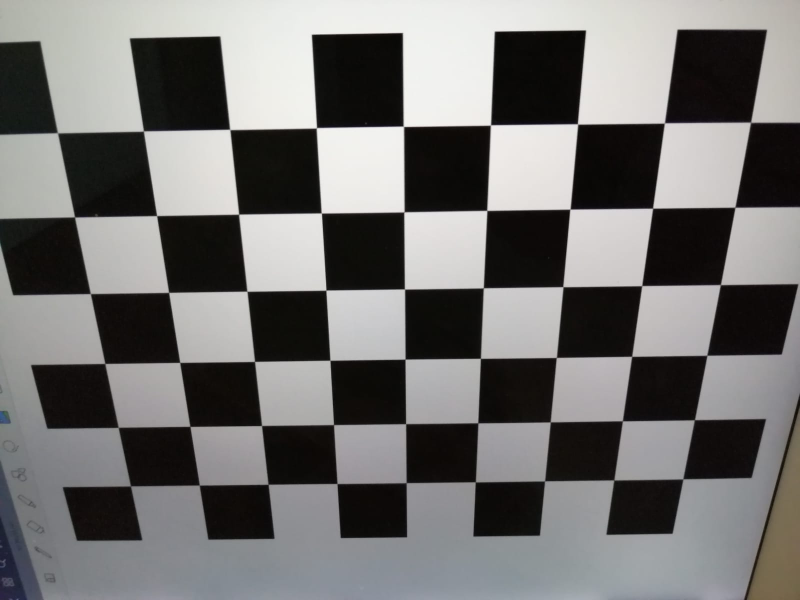
#> input picture ICBV_HW1/chess_board_images_b_w/img_1.jpeg, 1600 x 1200 px (shown at 1/2 size); its folder holds 4 pictures in this run
$ jupyter execute --allow-errors ICBV_HW1.ipynb   (shell and % lines are left out)
#> lines starting #> are read from the running program, lines starting #| are printed output that depends on the picture; after the words box and inside, x2 and y2 are one past the last pixel; in counts of white or black regions, pixels touching at a corner belong together
[cell 1]
import cv2
import matplotlib.pyplot as plt
import numpy as np
from itertools import chain
from IPython.display import display, Math, Markdown
import os
import glob

# Question 1 - Perspective and orthographic projections

[cell 2]
def draw_poly(points,xlim,ylim,title,color):
  '''
  This function draws a polygon on a 2D axes.
  Parameter 'points' is an array of (x,y) coordinates.
  The first point in 'points' is concatenated again to the end of the array, to
  create a closed polygon form.
  '''
  _, ax = plt.subplots(figsize=(3, 3))
  points_axis = list(zip(*points+[points[0]]))
  ax.set_ylabel('Y axis')
  ax.set_xlabel('X axis')
  ax.set_ylim(ylim[0],ylim[1])
  ax.set_xlim(xlim[0],xlim[1])
  ax.set_title(title)
  ax.plot(*points_axis, color=color)
  return ax


def write_points(points):
    display(Markdown("The image points $P_i$ are:"))
    display(Math(r",".join([r"({:.2f},{:.2f})".format(*p)
                            for p in points])))

## Section A

[cell 3]
# =================  Write here the polygon's world points
p_w = np.array([[0.4,2.4,4.0],[-1.8,-3.6,6.0],[1.4,0.4,2.0],[-1.5,0.6,3.0],[2.5,-3.0,5.0]])

print("The polygon points:")
print(p_w)


# =================

# Camera's focal length
f = 1

# Camera's world position
xc=0
yc=0
zc=0


# =================  Change this to the solution of the question (i.e., find the projected points on the image plane)
image_a_pts = np.array([-f * (p_w[:,0]/ p_w[:,2]), -f * (p_w[:,1]/ p_w[:,2])]).T.tolist()
# =================
write_points(image_a_pts)
draw_poly(image_a_pts,[-1,1],[-1,1],'Projection on Camera A\'s Image Plane','red')
#> (the call stopped at in draw_poly, `_, ax = plt.subplots(figsize=(3, 3))`: IPython is not available in this run)

## Section b

[cell 4]
# Camera's focal length
f=1

# Camera's world position
xc=-5
yc=0
zc=4

K_hom = np.array([[-f, 0, 0, 0],[0, -f, 0, 0],[0, 0, 1, 0]])

theta_x = np.radians(0)
theta_y = np.radians(-90)
theta_z = np.radians(-90)

x_rot = np.array([[1,0,0],[0,np.cos(theta_x), -np.sin(theta_x)],[0, np.sin(theta_x),np.cos(theta_x)]])
y_rot = np.array([[np.cos(theta_y),0,np.sin(theta_y)],[0,1,0],[-np.sin(theta_y),0,np.cos(theta_y)]])
z_rot = np.array([[np.cos(theta_z), -np.sin(theta_z),0],[np.sin(theta_z),np.cos(theta_z),0],[0,0,1]])

F = np.dot(z_rot, y_rot)

vec = np.dot(F, np.array([-xc, -yc, -zc]))

F_hom = np.zeros((4,4))
F_hom[3,3] = 1
F_hom[0:3,3] = vec
F_hom[0:3,0:3] = F

M = np.dot(K_hom,F_hom)

p_w_hom = np.ones((4,5))
p_w_hom[0:3, 0:5] = p_w.T

res_hom = np.dot(M, p_w_hom)

res_test = np.array([res_hom[0,:]/res_hom[2,:],res_hom[1,:]/res_hom[2,:]]).T.tolist()

# =================  Change this to the solution of the question (i.e., find the projected points on the image plane)
res = np.array([(-f * p_w[:,1] / (p_w[:,0] + 5)), (f * (- p_w[:,2] + 4) / (p_w[:,0]+5))]).T.tolist()

image_b_pts = res
# =================
write_points(image_b_pts)
draw_poly(image_b_pts,[-1,1],[-1,1],'Projection on Camera B\'s Image Plane','green')
#> (the call stopped at in draw_poly, `_, ax = plt.subplots(figsize=(3, 3))`: IPython is not available in this run)

## Section c

[cell 5]
probably_points = p_w

K_hom = np.array([[1, 0, 0, 0],[0, 1, 0, 0],[0, 0, 0, 1]])

theta_x = np.radians(0)
theta_y = np.radians(-90)
theta_z = np.radians(-90)

x_rot = np.array([[1,0,0],[0,np.cos(theta_x), -np.sin(theta_x)],[0, np.sin(theta_x),np.cos(theta_x)]])
y_rot = np.array([[np.cos(theta_y),0,np.sin(theta_y)],[0,1,0],[-np.sin(theta_y),0,np.cos(theta_y)]])
z_rot = np.array([[np.cos(theta_z), -np.sin(theta_z),0],[np.sin(theta_z),np.cos(theta_z),0],[0,0,1]])

F = np.dot(z_rot, y_rot)

vec = np.dot(F, np.array([-xc, -yc, -zc]))

F_hom = np.zeros((4,4))
F_hom[3,3] = 1
F_hom[0:3,3] = vec
F_hom[0:3,0:3] = F

M = np.dot(K_hom,F_hom)
p_w_hom = np.ones((4,5))
p_w_hom[0:3, 0:5] = p_w.T

res_hom = np.dot(M, p_w_hom)
res_test = np.array([res_hom[0,:]/res_hom[2,:],res_hom[1,:]/res_hom[2,:]]).T.tolist()

res = np.array([(p_w[:,1] / (p_w[:,0] + 5)),((p_w[:,2] - 4) / (p_w[:,0]+5))]).T.tolist()

# =================  Change this to the solution of the question (i.e., find the projected points on the image plane)
image_b_pts_orth = res_test
# =================

write_points(image_b_pts_orth)
draw_poly(image_b_pts_orth,[-4,4],[-4, 4],'Orthographic projection on Camera B\'s Image Plane','green')
#> (the call stopped at in draw_poly, `_, ax = plt.subplots(figsize=(3, 3))`: IPython is not available in this run)

# Question 2 - Camera calibration

## Section A

[cell 6]
base_path = "./chess_board_images_b_w/"
chess_imgs_list = os.listdir(base_path)
images_grey = []
images_RGB = []
for i in range(0,len(chess_imgs_list)):
    bgr_img = cv2.imread(base_path + chess_imgs_list[i])
#> bgr_img is the input picture: shape (1200, 1600, 3); mean B, G, R 112.9, 113.9, 114.9
    gray = cv2.cvtColor(bgr_img, cv2.COLOR_BGR2GRAY)
    RGB = cv2.cvtColor(bgr_img, cv2.COLOR_BGR2RGB)
    images_grey.append(gray)
    images_RGB.append(RGB)
#> pass 2 of the loop `for i in range(0,len(chess_imgs_list)):`:
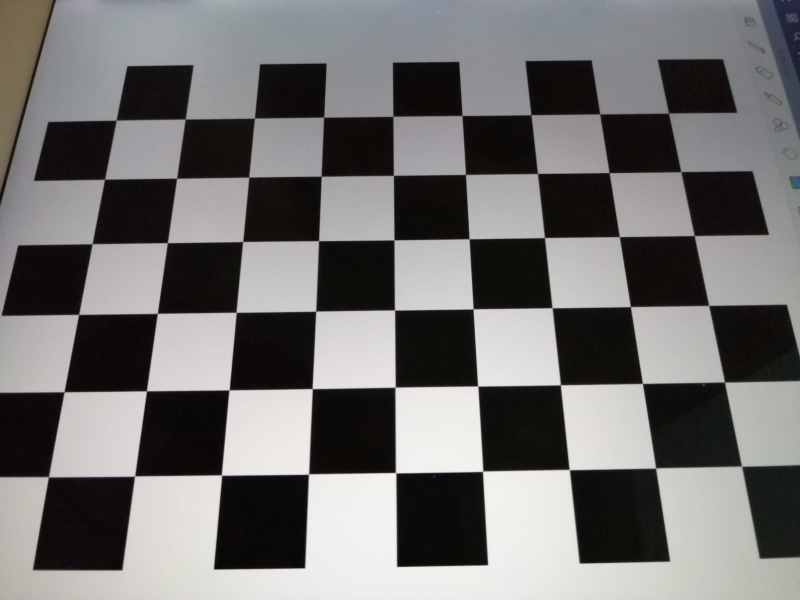
#> input picture ICBV_HW1/chess_board_images_b_w/img_10.jpeg, 1600 x 1200 px (shown at 1/2 size)
#> bgr_img is the input picture: shape (1200, 1600, 3); mean B, G, R 112.9, 113.9, 114.9
#> pass 3 of the loop `for i in range(0,len(chess_imgs_list)):`:
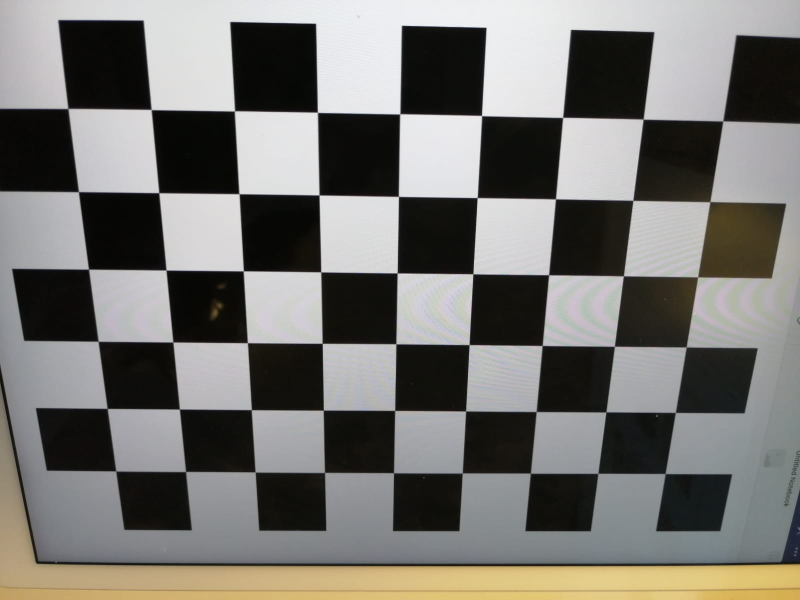
#> input picture ICBV_HW1/chess_board_images_b_w/img_11.jpeg, 1600 x 1200 px (shown at 1/2 size)
#> bgr_img is the input picture: shape (1200, 1600, 3); mean B, G, R 113.4, 117.2, 118.6
#> `gray = cv2.cvtColor(bgr_img, cv2.COLOR_BGR2GRAY)`:
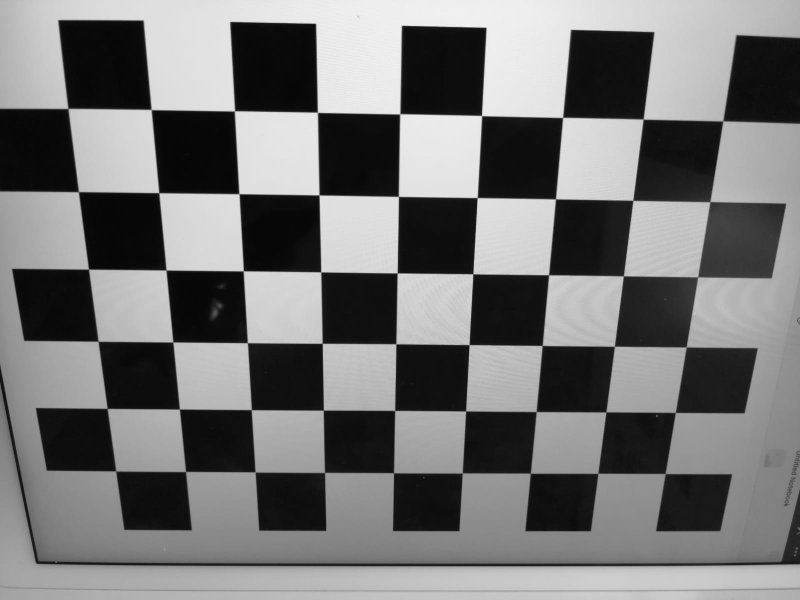
#> gray: shape (1200, 1600) (shown at 1/2 size); min 4, max 249, mean 117.2
#> the loop made 4 passes; the first 3 are shown

[cell 7]
# [8 lines of commented-out code are left out]

#> (a cell that did not finish here is left out)

[cell 9]
images_RGB[0].shape
#> Out = (1200, 1600, 3)

[cell 10]
# termination criteria
criteria = (cv2.TERM_CRITERIA_EPS + cv2.TERM_CRITERIA_MAX_ITER, 30, 0.001)
#> criteria = (3, 30, 0.001)

# prepare object points, like (0,0,0), (1,0,0), (2,0,0) ....,(6,5,0)
objp = np.zeros((9*6,3), np.float32)
objp[:,:2] = np.mgrid[0:9,0:6].T.reshape(-1,2)

# Arrays to store object points and image points from all the images.
world_points = [] # 3d point in real world space.
image_corners = [] # 2d points in image plane.

images = os.listdir(base_path)
drow_corners = []
i = 0
for fname in images:
    i = i +1
    img = cv2.imread(base_path + fname)
    gray = cv2.cvtColor(img,cv2.COLOR_BGR2GRAY)

    # Find the chess board corners
    ret, corners = cv2.findChessboardCorners(gray, (9,6),None) #None
#> ret = True; corners = 54 rows, first 8: [115.5, 266], [286.9, 262.1], [460.1, 259.3], [633.5, 256.1], [807.3, 253.4], [981.2, 250.3], [1155.5, 248.2], [1329.2, 246.4]
    # If found, add object points, image points (after refining them)

    if ret == True:
        world_points.append(objp)

        #corners2 = cv2.cornerSubPix(gray,corners,(11,11),(-1,-1),criteria)
        #image_corners.append(corners2)
        image_corners.append(corners)

        # Draw and display the corners
        #img = cv2.drawChessboardCorners(img, (9,6), corners2, ret)
        img = cv2.drawChessboardCorners(img, (9,6), corners, ret)
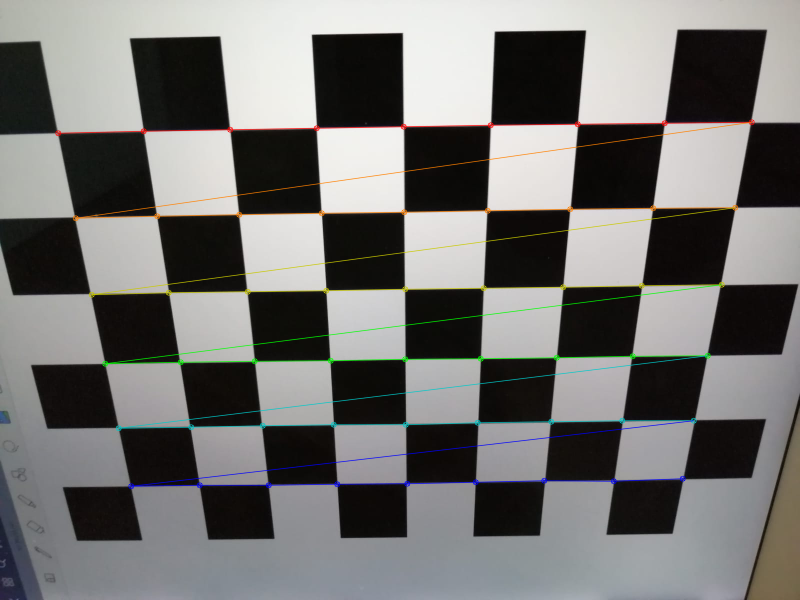
#> img: shape (1200, 1600, 3) (shown at 1/2 size); 2.35% of pixels changed, all inside (x1, y1, x2, y2) = (110, 238, 1510, 979)
        drow_corners.append(img)
        cv2.imwrite("results_q2_A/result_" + fname[:-5] + ".jpg", img)
#> pass 2 of the loop `for fname in images:`:
#> corners = 54 rows, first 8: [1483.5, 933], [1312.1, 936.9], [1138.9, 939.7], [965.5, 942.9], [791.7, 945.6], [617.8, 948.7], [443.5, 950.8], [269.8, 952.6]
#> `img = cv2.drawChessboardCorners(img, (9,6), corners, ret)`:
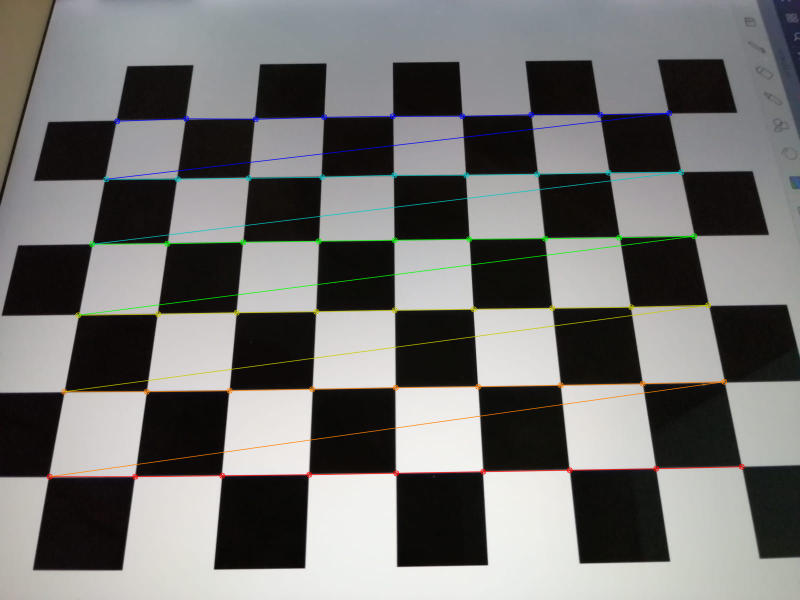
#> img: shape (1200, 1600, 3) (shown at 1/2 size); 2.35% of pixels changed, all inside (x1, y1, x2, y2) = (93, 220, 1490, 960)
#> pass 3 of the loop `for fname in images:`:
#> corners = 54 rows, first 8: [1330.6, 947.5], [1196, 947.4], [1060.9, 946.6], [924.9, 946.4], [787.5, 945.6], [649.5, 945.2], [510.8, 944.3], [371.7, 943.4]
#> `img = cv2.drawChessboardCorners(img, (9,6), corners, ret)`:
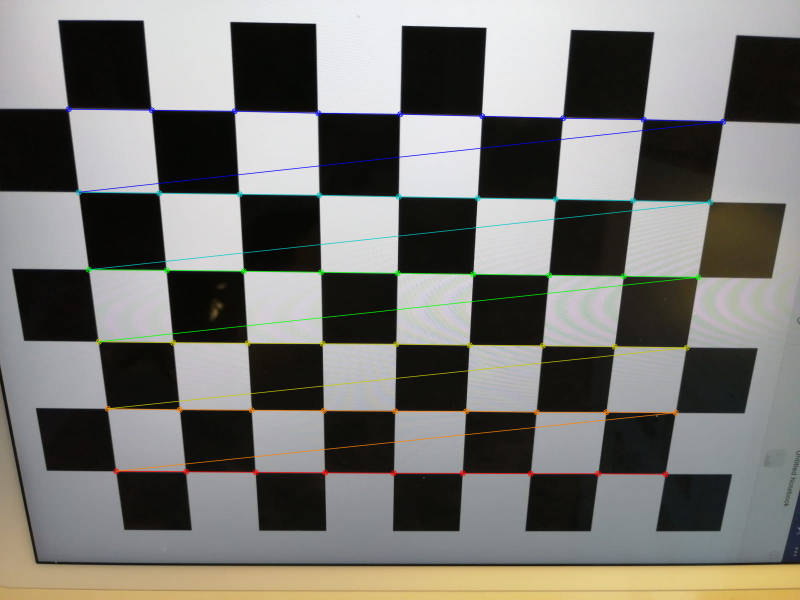
#> img: shape (1200, 1600, 3) (shown at 1/2 size); 2.29% of pixels changed, all inside (x1, y1, x2, y2) = (131, 212, 1453, 955)
#> the loop made 4 passes; the first 3 are shown

### The Chess board corners:

#> (a cell that did not finish here is left out)

## Section B

[cell 12]
print(world_points[0])

## Section C - Perform a calibration

[cell 13]
ret, cameraMatrix, distCoeffs, rotation_vecs, translation_vecs = cv2.calibrateCamera(world_points, image_corners, gray.shape[::-1], np.identity(3), None)

[cell 14]
print(ret)

[cell 15]
print(cameraMatrix)

[cell 16]
print(distCoeffs)

[cell 17]
for i in range(len(rotation_vecs)):
    print("rotation vector for image", i)
    print(rotation_vecs[i])

[cell 18]
for i in range(len(translation_vecs)):
    print("translation vector for image", i)
    print(translation_vecs[i])

## Section D  - Camera matrix

[cell 19]
extrinsic_transformations = []
for i in range(len(rotation_vecs)):
    extr = np.zeros((4,4))
    extr[0:3, 0:3] = cv2.Rodrigues(rotation_vecs[i])[0]
    extr[0:3,3] = translation_vecs[i].T
    extr[3,3] = 1
    extrinsic_transformations.append(extr)

M_matrices = []
Hom_cameraMatrix = np.zeros((3,4))
Hom_cameraMatrix[0:3,0:3] = cameraMatrix
for i in range(len(extrinsic_transformations)):
    M_matrices.append(np.dot(Hom_cameraMatrix, extrinsic_transformations[i]))

[cell 20]
for i in range(len(translation_vecs)):
    print("M_matrices image", i)
    print(M_matrices[i])
